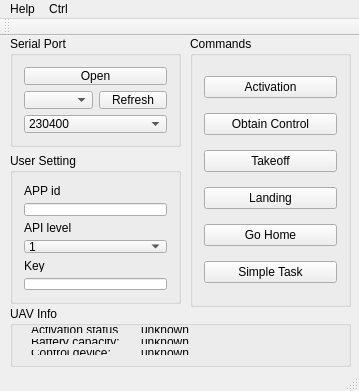
<?xml version="1.0" encoding="UTF-8"?>
<ui version="4.0">
 <class>MainWindow</class>
 <widget class="QMainWindow" name="MainWindow">
  <property name="geometry">
   <rect>
    <x>0</x>
    <y>0</y>
    <width>359</width>
    <height>391</height>
   </rect>
  </property>
  <property name="windowTitle">
   <string>DJI_Onboard_API_Test</string>
  </property>
  <property name="layoutDirection">
   <enum>Qt::LeftToRight</enum>
  </property>
  <widget class="QWidget" name="centralWidget">
   <widget class="QGroupBox" name="groupBox">
    <property name="geometry">
     <rect>
      <x>190</x>
      <y>0</y>
      <width>161</width>
      <height>271</height>
     </rect>
    </property>
    <property name="title">
     <string>Commands</string>
    </property>
    <layout class="QVBoxLayout" name="verticalLayout">
     <item>
      <widget class="QPushButton" name="BtnActivation">
       <property name="text">
        <string>Activation</string>
       </property>
      </widget>
     </item>
     <item>
      <widget class="QPushButton" name="btn_nav_open_close">
       <property name="text">
        <string>Obtain Control</string>
       </property>
      </widget>
     </item>
     <item>
      <widget class="QPushButton" name="btn_Takeoff">
       <property name="text">
        <string>Takeoff</string>
       </property>
      </widget>
     </item>
     <item>
      <widget class="QPushButton" name="btn_Landing">
       <property name="text">
        <string>Landing</string>
       </property>
      </widget>
     </item>
     <item>
      <widget class="QPushButton" name="btn_GoHome">
       <property name="text">
        <string>Go Home</string>
       </property>
      </widget>
     </item>
     <item>
      <widget class="QPushButton" name="btn_simpletask">
       <property name="text">
        <string>Simple Task</string>
       </property>
      </widget>
     </item>
    </layout>
   </widget>
   <widget class="QGroupBox" name="groupBox_2">
    <property name="geometry">
     <rect>
      <x>10</x>
      <y>0</y>
      <width>171</width>
      <height>111</height>
     </rect>
    </property>
    <property name="title">
     <string>Serial Port</string>
    </property>
    <layout class="QGridLayout" name="gridLayout">
     <item row="0" column="0" colspan="2">
      <widget class="QPushButton" name="btn_open_serialport">
       <property name="text">
        <string>Open</string>
       </property>
       <property name="icon">
        <iconset resource="image.qrc">
         <normaloff>:/icon/Images/err.png</normaloff>:/icon/Images/err.png</iconset>
       </property>
      </widget>
     </item>
     <item row="1" column="0">
      <widget class="QComboBox" name="serial_comboBox"/>
     </item>
     <item row="1" column="1">
      <widget class="QPushButton" name="btn_update_com">
       <property name="text">
        <string>Refresh</string>
       </property>
      </widget>
     </item>
     <item row="2" column="0" colspan="2">
      <widget class="QComboBox" name="baud_comboBox">
       <property name="editable">
        <bool>false</bool>
       </property>
       <property name="currentIndex">
        <number>0</number>
       </property>
       <property name="modelColumn">
        <number>0</number>
       </property>
       <item>
        <property name="text">
         <string>230400</string>
        </property>
       </item>
       <item>
        <property name="text">
         <string>115200</string>
        </property>
       </item>
       <item>
        <property name="text">
         <string>54600</string>
        </property>
       </item>
       <item>
        <property name="text">
         <string>38400</string>
        </property>
       </item>
       <item>
        <property name="text">
         <string>19200</string>
        </property>
       </item>
       <item>
        <property name="text">
         <string>9600</string>
        </property>
       </item>
       <item>
        <property name="text">
         <string>4800</string>
        </property>
       </item>
      </widget>
     </item>
    </layout>
   </widget>
   <widget class="QGroupBox" name="groupBox_3">
    <property name="geometry">
     <rect>
      <x>10</x>
      <y>117</y>
      <width>171</width>
      <height>151</height>
     </rect>
    </property>
    <property name="title">
     <string>User Setting</string>
    </property>
    <layout class="QVBoxLayout" name="verticalLayout_4">
     <item>
      <widget class="QLabel" name="label">
       <property name="text">
        <string>APP id</string>
       </property>
      </widget>
     </item>
     <item>
      <widget class="QLineEdit" name="AppID">
       <property name="text">
        <string/>
       </property>
      </widget>
     </item>
     <item>
      <widget class="QLabel" name="label_2">
       <property name="text">
        <string>API level</string>
       </property>
      </widget>
     </item>
     <item>
      <widget class="QComboBox" name="AppLevel">
       <item>
        <property name="text">
         <string>1</string>
        </property>
       </item>
       <item>
        <property name="text">
         <string>2</string>
        </property>
       </item>
      </widget>
     </item>
     <item>
      <widget class="QLabel" name="label_3">
       <property name="text">
        <string>Key</string>
       </property>
      </widget>
     </item>
     <item>
      <widget class="QLineEdit" name="AppKey">
       <property name="text">
        <string/>
       </property>
      </widget>
     </item>
    </layout>
   </widget>
   <widget class="QGroupBox" name="groupBox_4">
    <property name="geometry">
     <rect>
      <x>10</x>
      <y>270</y>
      <width>341</width>
      <height>61</height>
     </rect>
    </property>
    <property name="title">
     <string>UAV Info</string>
    </property>
    <widget class="QWidget" name="layoutWidget1">
     <property name="geometry">
      <rect>
       <x>10</x>
       <y>10</y>
       <width>110</width>
       <height>50</height>
      </rect>
     </property>
     <layout class="QVBoxLayout" name="verticalLayout_2">
      <item>
       <widget class="QLabel" name="label_4">
        <property name="text">
         <string>Activation status:</string>
        </property>
       </widget>
      </item>
      <item>
       <widget class="QLabel" name="label_5">
        <property name="text">
         <string>Battery capacity:</string>
        </property>
       </widget>
      </item>
      <item>
       <widget class="QLabel" name="label_6">
        <property name="text">
         <string>Control device:</string>
        </property>
       </widget>
      </item>
     </layout>
    </widget>
    <widget class="QWidget" name="layoutWidget">
     <property name="geometry">
      <rect>
       <x>120</x>
       <y>10</y>
       <width>211</width>
       <height>50</height>
      </rect>
     </property>
     <layout class="QVBoxLayout" name="verticalLayout_3">
      <item>
       <widget class="QLabel" name="label_Activation_Status">
        <property name="text">
         <string>unknown</string>
        </property>
       </widget>
      </item>
      <item>
       <widget class="QLabel" name="label_Battery_Capacity">
        <property name="text">
         <string>unknown</string>
        </property>
       </widget>
      </item>
      <item>
       <widget class="QLabel" name="label_Control_Device">
        <property name="text">
         <string>unknown</string>
        </property>
       </widget>
      </item>
     </layout>
    </widget>
   </widget>
   <zorder>groupBox_3</zorder>
   <zorder>groupBox_2</zorder>
   <zorder>groupBox</zorder>
   <zorder>groupBox_4</zorder>
  </widget>
  <widget class="QMenuBar" name="menuBar">
   <property name="geometry">
    <rect>
     <x>0</x>
     <y>0</y>
     <width>359</width>
     <height>23</height>
    </rect>
   </property>
   <widget class="QMenu" name="menuHelp">
    <property name="title">
     <string>Help</string>
    </property>
    <addaction name="actionAbout"/>
   </widget>
   <widget class="QMenu" name="menuCtrl">
    <property name="title">
     <string>Ctrl</string>
    </property>
    <addaction name="actionCtrl"/>
   </widget>
   <addaction name="menuHelp"/>
   <addaction name="menuCtrl"/>
  </widget>
  <widget class="QToolBar" name="mainToolBar">
   <attribute name="toolBarArea">
    <enum>TopToolBarArea</enum>
   </attribute>
   <attribute name="toolBarBreak">
    <bool>false</bool>
   </attribute>
  </widget>
  <widget class="QStatusBar" name="statusBar"/>
  <action name="actionAbout">
   <property name="text">
    <string>About</string>
   </property>
   <property name="statusTip">
    <string/>
   </property>
   <property name="shortcut">
    <string>Ctrl+A</string>
   </property>
  </action>
  <action name="actionCtrl">
   <property name="text">
    <string>ctrl</string>
   </property>
  </action>
 </widget>
 <layoutdefault spacing="6" margin="11"/>
 <resources>
  <include location="image.qrc"/>
 </resources>
 <connections/>
</ui>
